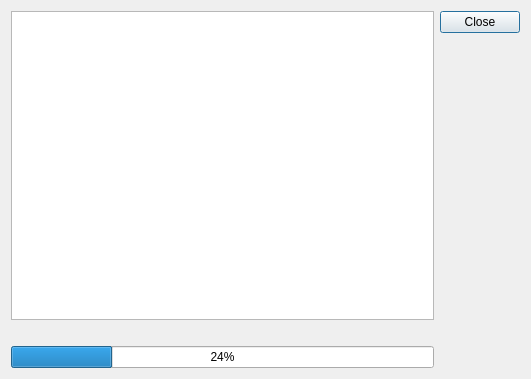
<?xml version="1.0" encoding="UTF-8"?>
<ui version="4.0">
 <class>ServerDialog</class>
 <widget class="QDialog" name="ServerDialog">
  <property name="geometry">
   <rect>
    <x>0</x>
    <y>0</y>
    <width>531</width>
    <height>379</height>
   </rect>
  </property>
  <property name="windowTitle">
   <string>Remote server</string>
  </property>
  <layout class="QHBoxLayout" name="horizontalLayout">
   <item>
    <layout class="QVBoxLayout" name="serverLayout">
     <item>
      <widget class="QListWidget" name="alignmentList">
       <property name="sortingEnabled">
        <bool>true</bool>
       </property>
      </widget>
     </item>
     <item>
      <widget class="QLabel" name="statusLabel">
       <property name="text">
        <string/>
       </property>
      </widget>
     </item>
     <item>
      <widget class="QProgressBar" name="progressBar">
       <property name="value">
        <number>24</number>
       </property>
      </widget>
     </item>
    </layout>
   </item>
   <item>
    <widget class="QDialogButtonBox" name="buttonBox">
     <property name="orientation">
      <enum>Qt::Vertical</enum>
     </property>
     <property name="standardButtons">
      <set>QDialogButtonBox::Close</set>
     </property>
    </widget>
   </item>
  </layout>
 </widget>
 <tabstops>
  <tabstop>alignmentList</tabstop>
  <tabstop>buttonBox</tabstop>
 </tabstops>
 <resources/>
 <connections>
  <connection>
   <sender>buttonBox</sender>
   <signal>accepted()</signal>
   <receiver>ServerDialog</receiver>
   <slot>accept()</slot>
   <hints>
    <hint type="sourcelabel">
     <x>248</x>
     <y>254</y>
    </hint>
    <hint type="destinationlabel">
     <x>157</x>
     <y>274</y>
    </hint>
   </hints>
  </connection>
  <connection>
   <sender>buttonBox</sender>
   <signal>rejected()</signal>
   <receiver>ServerDialog</receiver>
   <slot>reject()</slot>
   <hints>
    <hint type="sourcelabel">
     <x>316</x>
     <y>260</y>
    </hint>
    <hint type="destinationlabel">
     <x>286</x>
     <y>274</y>
    </hint>
   </hints>
  </connection>
 </connections>
</ui>
